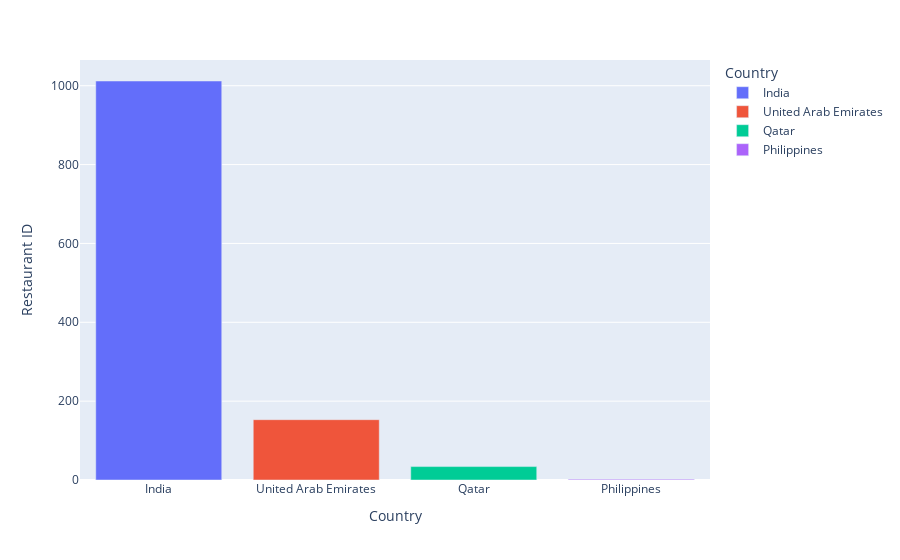

Source (notebook cell):
### Code cell
px.bar(df_aux, x='Country', y='Restaurant ID', color='Country')

### Figure 1 — Plotly figure (JSON) as saved in the notebook; plotly's stock layout.template omitted (floating-point values rounded to 4 significant figures)
{"data": [{"alignmentgroup": "True", "hovertemplate": "Country=%{x}<br>Restaurant ID=%{y}<extra></extra>", "legendgroup": "India", "marker": {"color": "#636efa", "pattern": {"shape": ""}}, "name": "India", "offsetgroup": "India", "orientation": "v", "showlegend": true, "textposition": "auto", "type": "bar", "x": ["India"], "xaxis": "x", "y": [1012], "yaxis": "y"}, {"alignmentgroup": "True", "hovertemplate": "Country=%{x}<br>Restaurant ID=%{y}<extra></extra>", "legendgroup": "United Arab Emirates", "marker": {"color": "#EF553B", "pattern": {"shape": ""}}, "name": "United Arab Emirates", "offsetgroup": "United Arab Emirates", "orientation": "v", "showlegend": true, "textposition": "auto", "type": "bar", "x": ["United Arab Emirates"], "xaxis": "x", "y": [153], "yaxis": "y"}, {"alignmentgroup": "True", "hovertemplate": "Country=%{x}<br>Restaurant ID=%{y}<extra></extra>", "legendgroup": "Qatar", "marker": {"color": "#00cc96", "pattern": {"shape": ""}}, "name": "Qatar", "offsetgroup": "Qatar", "orientation": "v", "showlegend": true, "textposition": "auto", "type": "bar", "x": ["Qatar"], "xaxis": "x", "y": [34], "yaxis": "y"}, {"alignmentgroup": "True", "hovertemplate": "Country=%{x}<br>Restaurant ID=%{y}<extra></extra>", "legendgroup": "Philippines", "marker": {"color": "#ab63fa", "pattern": {"shape": ""}}, "name": "Philippines", "offsetgroup": "Philippines", "orientation": "v", "showlegend": true, "textposition": "auto", "type": "bar", "x": ["Philippines"], "xaxis": "x", "y": [2], "yaxis": "y"}], "layout": {"autosize": true, "barmode": "relative", "legend": {"title": {"text": "Country"}, "tracegroupgap": 0}, "margin": {"t": 60}, "xaxis": {"anchor": "y", "autorange": true, "categoryarray": ["India", "United Arab Emirates", "Qatar", "Philippines"], "categoryorder": "array", "domain": [0, 1], "range": [-0.5, 3.5], "title": {"text": "Country"}, "type": "category"}, "yaxis": {"anchor": "x", "autorange": true, "domain": [0, 1], "range": [0, 1065.0], "title": {"text": "Restaurant ID"}, "type": "linear"}}}
